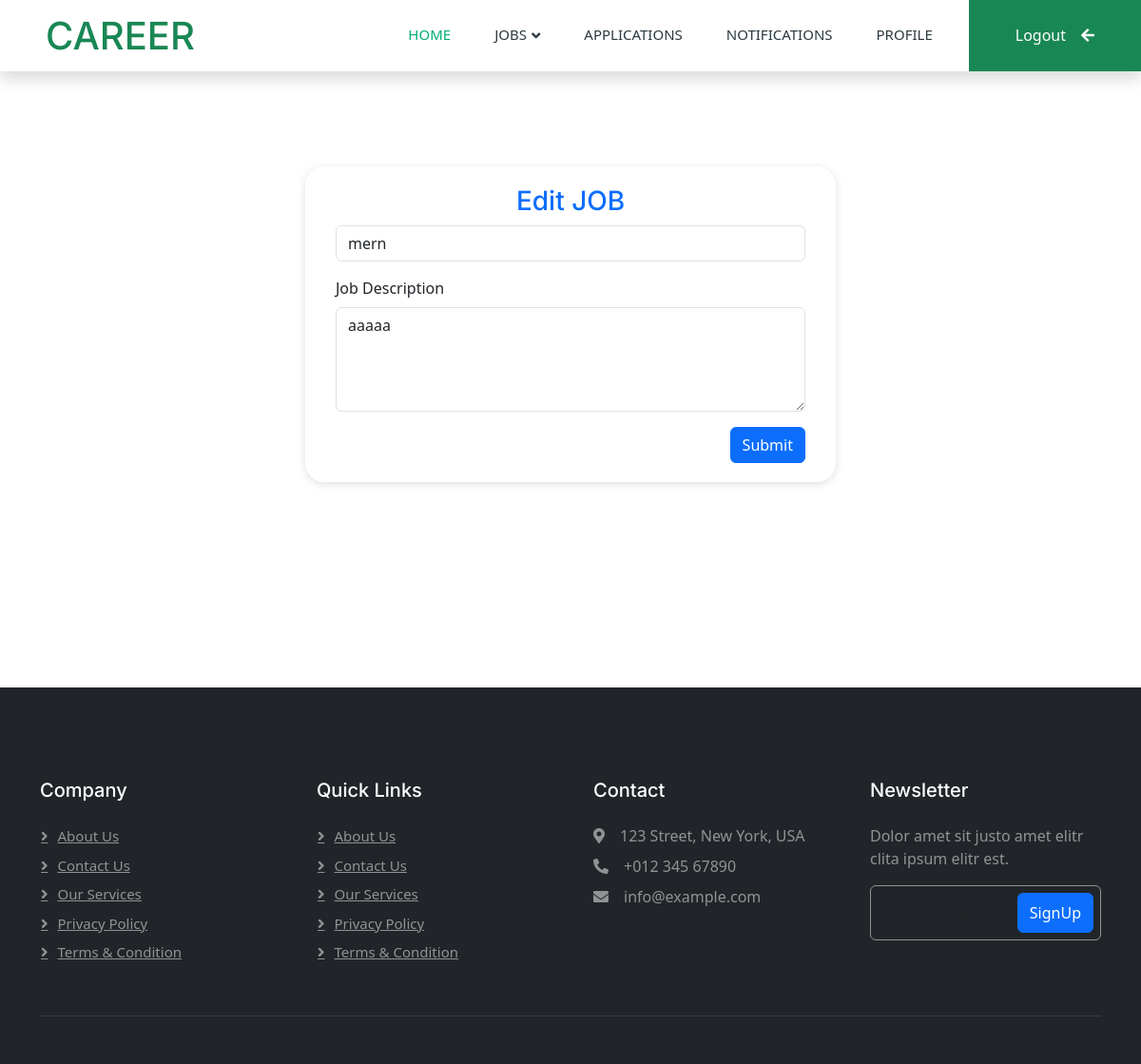
The page /editjob/3 (signed in) on the database as committed earlier.
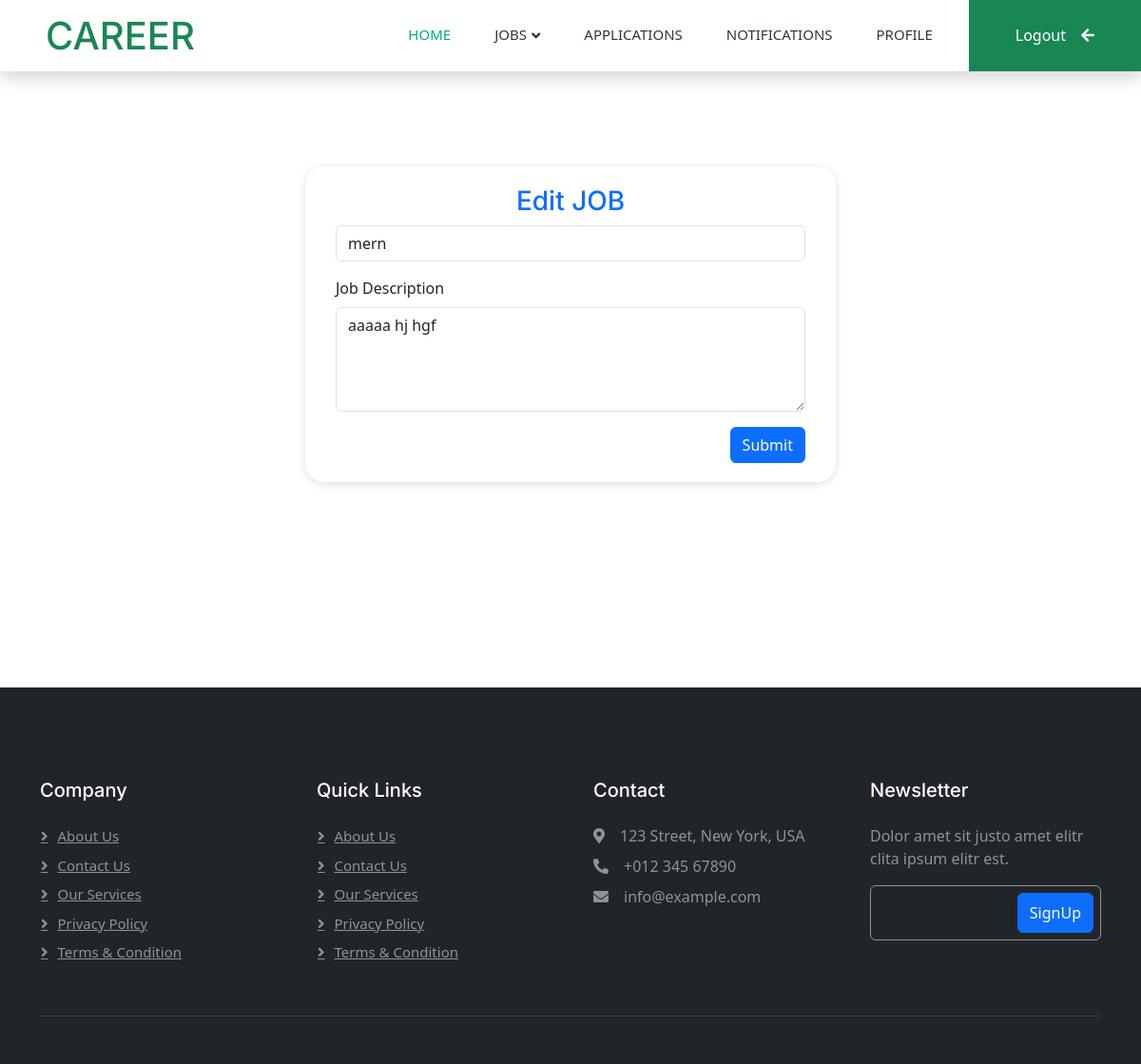
The same page on the database as committed later.
### app1/models.py (models this page shows, shortened)
class job(models.Model):
    company_id = models.ForeignKey(companyreg, on_delete=models.CASCADE)
    job_name = models.CharField(max_length=200)
    job_description = models.CharField(max_length=200)

### app1/views.py (the view)
# urls.py: path('editjob/<int:id>',views.editjob, name='editjob'),
def editjob(request,id):
    tem=request.session['cid']
    data1 = companyreg.objects.get(id=tem)
    jobs =job.objects.get(company_id=data1,id=id)
    if request.method == "POST":
        jobs.job_name = request.POST.get('jobname')
        jobs.job_description = request.POST.get('description')
        jobs.save()
        return redirect(managejob)
    else:
        return render(request,'managejobedit.html',{'result':jobs})

### template/managejobedit.html (shortened to what this page needs)
    {% extends 'companyindex.html' %}
    {% block content %}
<head>
    <link href="https://cdn.jsdelivr.net/npm/bootstrap@5.3.2/dist/css/bootstrap.min.css" rel="stylesheet">
</head>
<body>
    <div class="container" style="height: 500px;margin-top: 100px;">
        <div class="row "  style="width: 50%;margin: auto;box-shadow: rgba(99, 99, 99, 0.2) 0px 2px 8px 0px;padding: 20px;border-radius: 20px;">
            <form action="{% url 'editjob' id=result.id %}" method="post" enctype="multipart/form-data" class="container">
                <h3 class="text-center text-primary ">Edit JOB</h3>
                <div class="mb-3 d-flex   flex-wrap">
                    <input type="text" class="form-control" id="exampleFormControlInput1" placeholder="Enter Name" name="jobname" value="{{result.job_name}}">
                  </div>
                  <div class="mb-3  d-flex   flex-wrap">
                    <label for="exampleFormControlTextarea1" class="form-label">Job Description</label>
                    <textarea class="form-control" placeholder="Enter Description" id="exampleFormControlTextarea1" rows="4" name="description">{{result.job_description}}</textarea>
                  </div>
                  <input type="submit" class="btn btn-primary float-end ">
            </form>
        </div>
    </div>
</body>
{% endblock %}

Rows that differ between the two databases and show on the page:
changed job "mern": description "aaaaa" → "aaaaa hj hgf"
